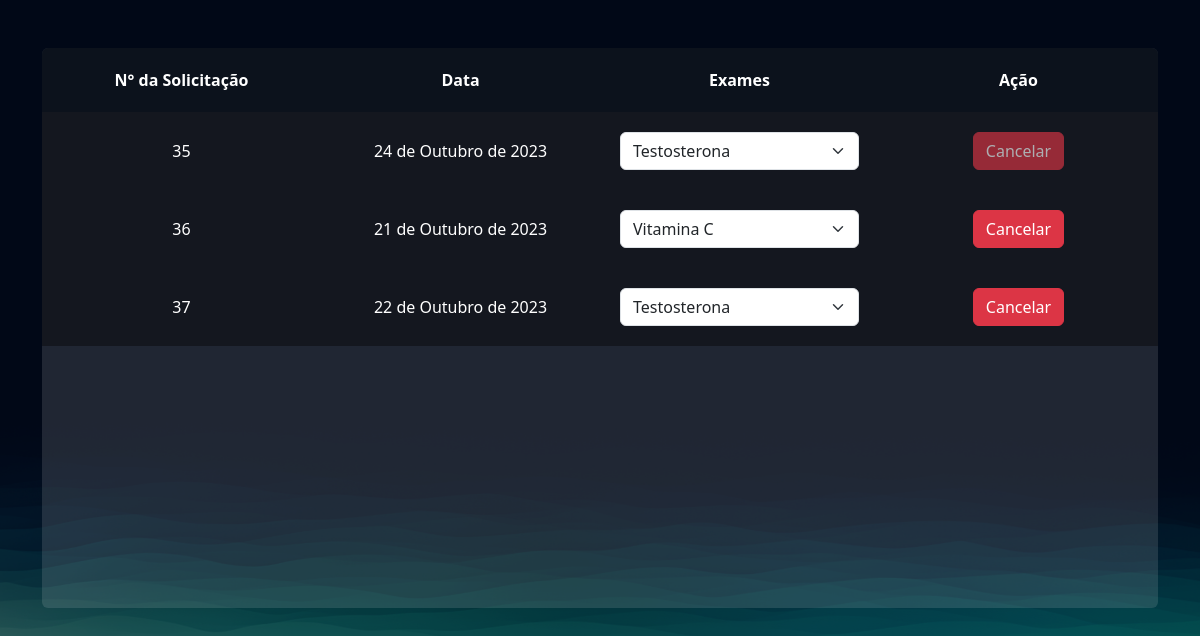
Screenshot of /exames/gerenciar_pedidos/ (signed in) with the database file from the repository.
### exames/models.py (models this page shows, shortened)
class PedidosExames(models.Model):
    usuario = models.ForeignKey(User, on_delete=models.DO_NOTHING)
    exames = models.ManyToManyField(SolicitacaoExame)
    agendado = models.BooleanField(default=True)
    data = models.DateField()

### exames/views.py (the view)
# urls.py: path('gerenciar_pedidos/', views.gerenciar_pedidos, name='gerenciar_pedidos'),
@login_required
def gerenciar_pedidos(request):
    pedidos_exames = PedidosExames.objects.filter(usuario=request.user)
    return render(request, 'gerenciar_pedidos.html', {'pedidos_exames': pedidos_exames})

### exames/templates/gerenciar_pedidos.html (shortened to what this page needs)
{% extends "bases/base.html" %}
{% load static %}
{% block 'head' %}
    <link href="{% static 'exames/css/css.css' %}" rel="stylesheet">
    <link href="{% static 'exames/css/gerenciar_pedidos.css' %}" rel="stylesheet">
{% endblock 'head' %}
{% block 'conteudo' %}
    <br>
    <br>
    <div class="container">
        <div class="card card-view">
            <table>
                <thead>
                    <tr>
                        <th>N° da Solicitação</th>
                        <th>Data</th>
                        <th>Exames</th>
                        <th>Ação</th>
                    </tr>
                    {% for pedidos in pedidos_exames %}
                    <tr class="linha-tabela">
                        <td>{{pedidos.id}}</td>
                        <td>{{pedidos.data}}</td>
                        <td>
                            <select class="form-select" >
                                {% for exame in pedidos.exames.all %}
                                <option style="color: black" value="">{{exame.exame.nome}}</option>
                                {% endfor %}
                            </select>
                    </td>
                    <td>
                        <a href="{% url 'cancelar_pedido' pedidos.id %}" class="btn btn-danger {% if not pedidos.agendado %} disabled {% endif %}">Cancelar</a>
                    </td>
                    </tr>
                    {% endfor %}
                </thead>
            </table>
        </div>
    </div>
{% endblock 'conteudo' %}

### templates/static/geral/css/geral.css (style rules this page uses)
:root { --main-color: #151C34; --dark-color: #0C121C ; --light-color: #6DE6EE; --contrast-color: #f4c96b; --differential-color: #066668; }
* { color: white }

### templates/static/exames/css/css.css (style rules this page uses)
html { background-image: url('/static/geral/img/bg2.png'); background-size: cover; }
body { background-image: url('/static/geral/img/bg2.png'); background-size: cover; }
.card { background-color: rgba(217, 217, 217, .14); color: white; padding: 15px; }

### templates/static/exames/css/gerenciar_pedidos.css (style rules this page uses)
.linha-tabela { background-color: #00000063; height: 20px; }
td, th { padding: 20px; }
.card-view { text-align: center; padding: 0; border: none; height: 70vh; overflow: auto; }
table { border-spacing: 0; width: 100%; table-layout: fixed; }
thead tr th { background: #0C121C; position: sticky; top: 0; z-index: 99; }

### rows the page displays
PedidosExames: id "35", data "24 de Outubro de 2023"
PedidosExames: id "36", data "21 de Outubro de 2023"
PedidosExames: id "37", data "22 de Outubro de 2023"

### other values shown
form field value "Testosterona"
form field value "Vitamina C"
